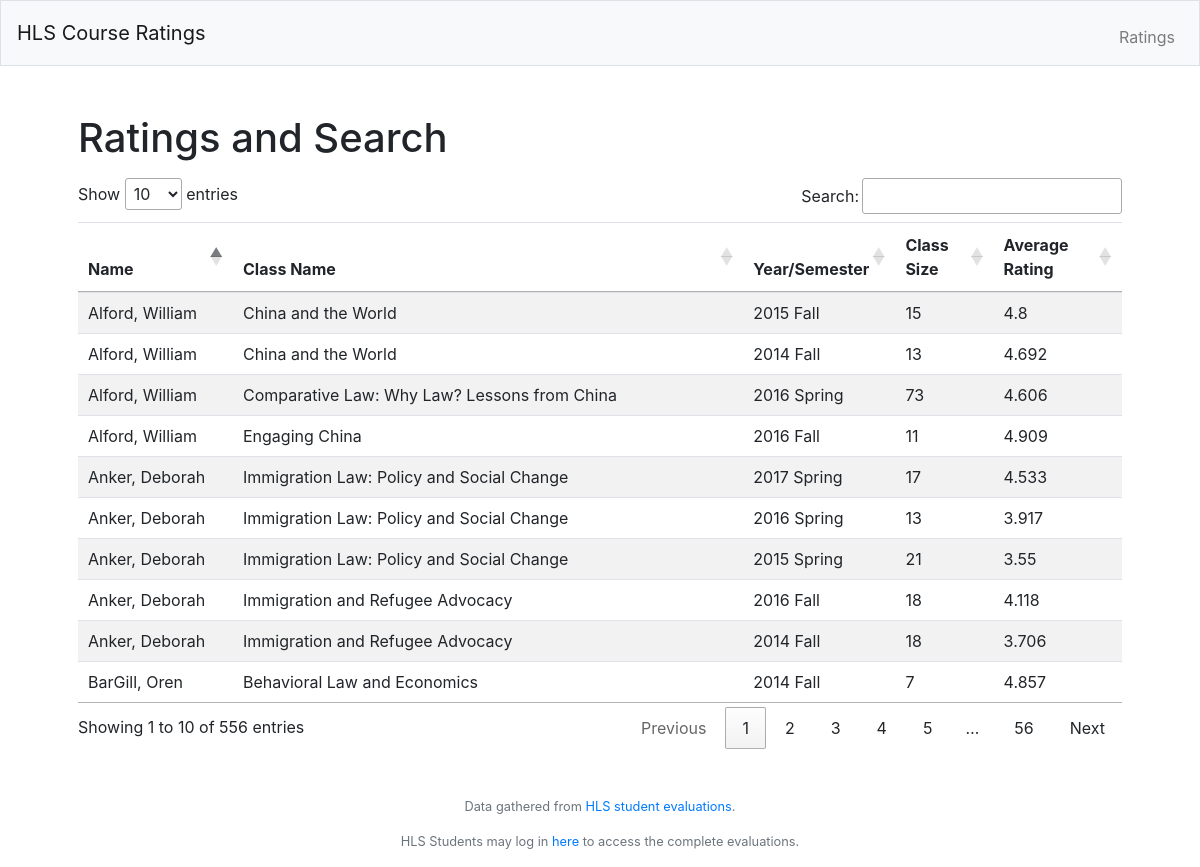
The page /ratings on the database its author committed.
### tables this page shows
CREATE TABLE 'eval' ('id' integer PRIMARY KEY AUTOINCREMENT NOT NULL,'first_name' varchar(100) NOT NULL, 'last_name' varchar(100) NOT NULL, 'class_size' smallint NOT NULL, 'avg_rating' numeric(6, 3) NOT NULL, 'class_name' varchar(200) NOT NULL, 'year' integer NOT NULL, 'sem' varchar(50) NOT NULL, 'prof_id' INTEGER);

### application.py (the view)
@app.route("/ratings")
def ratings():
    data = db.execute("SELECT *\
                       FROM eval\
                       ORDER BY last_name, class_name, year DESC")
    return render_template("ratings.html", data = data)

### templates/ratings.html (shortened to what this page needs)
{% extends "layout.html" %}
{% block main %}
    <h1 align="left">Ratings and Search</h1>
    <table id="all_data" class="table table-striped">
        <thead>
            <tr>
                <th>Name</th>
                <th>Class Name</th>
                <th>Year/Semester</th>
                <th>Class Size</th>
                <th>Average Rating</th>
            </tr>
        </thead>
        <tbody>
            {% for entry in data %}
                <tr>
                    <td>{{ entry.last_name }}, {{ entry.first_name }}</td>
                    <td>{{ entry.class_name }}</td>
                    <td>{{ entry.year }} {{ entry.sem }}</td>
                    <td>{{ entry.class_size }}</td>
                    <td>{{ entry.avg_rating }}</td>
                </tr>
            {% endfor %}
        </tbody>
    </table>
{% endblock %}

### templates/layout.html (shortened to what this page needs)
<!DOCTYPE html>
<html lang="en">
    <head>
        <link href="https://maxcdn.bootstrapcdn.com/bootstrap/4.1.3/css/bootstrap.min.css" rel="stylesheet">
        <link rel="stylesheet" type="text/css" href="https://cdn.datatables.net/1.10.19/css/jquery.dataTables.css">
    </head>
    <body>
        <nav class="navbar navbar-expand-md navbar-light bg-light border">
            <a class="navbar-brand" href="/"><span class="blue">HLS Course Ratings</span></a>
            <div class="collapse navbar-collapse" id="navbar">
                <ul class="navbar-nav ml-auto mt-2">
                    <li class="nav-item"><a class="nav-link" href="/ratings">Ratings</a></li>
                </ul>
            </div>
        </nav>
        <main class="container p-5">
            {% block main %}{% endblock %}
        </main>
        <footer class="small text-center text-muted">
            <p>Data gathered from <a href="https://hls.harvard.edu/dept/academics/course-evaluation-guide/">HLS student evaluations</a>.</p>
            <p>HLS Students may log in <a href="https://hls.harvard.edu/dept/academics/course-evaluation-guide/">here</a> to access the complete evaluations.</p>
        </footer>
    </body>
</html>

### rows shown on the page
eval: last_name "Alford", first_name "William", class_name "China and the World", year "2015", sem "Fall", class_size "15", avg_rating "4.8"
eval: last_name "Alford", first_name "William", class_name "China and the World", year "2014", sem "Fall", class_size "13", avg_rating "4.692"
eval: last_name "Alford", first_name "William", class_name "Comparative Law: Why Law? Lessons from China", year "2016", sem "Spring", class_size "73", avg_rating "4.606"
eval: last_name "Alford", first_name "William", class_name "Engaging China", year "2016", sem "Fall", class_size "11", avg_rating "4.909"
eval: last_name "Anker", first_name "Deborah", class_name "Immigration Law: Policy and Social Change", year "2017", sem "Spring", class_size "17", avg_rating "4.533"
eval: last_name "Anker", first_name "Deborah", class_name "Immigration Law: Policy and Social Change", year "2016", sem "Spring", class_size "13", avg_rating "3.917"
eval: last_name "Anker", first_name "Deborah", class_name "Immigration Law: Policy and Social Change", year "2015", sem "Spring", class_size "21", avg_rating "3.55"
eval: last_name "Anker", first_name "Deborah", class_name "Immigration and Refugee Advocacy", year "2016", sem "Fall", class_size "18", avg_rating "4.118"
eval: last_name "Anker", first_name "Deborah", class_name "Immigration and Refugee Advocacy", year "2014", sem "Fall", class_size "18", avg_rating "3.706"
eval: last_name "BarGill", first_name "Oren", class_name "Behavioral Law and Economics", year "2014", sem "Fall", class_size "7", avg_rating "4.857"
